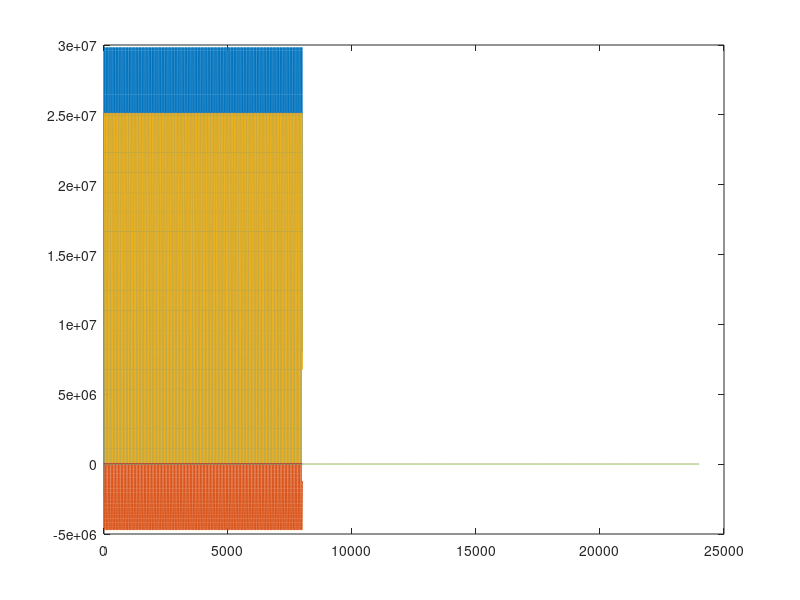

This chart was generated by the following MATLAB code:
clear all;
close all;
clc;

fs = 8000;     % Sampling rate
E = 2E11;       % Young's Modulus
L = 0.40;       % String length
rho = 7850;     % Density of steel [kg/m^3]
c = 21;        % Speed
gamma = c / L;
k = 1/fs;
r = 0.0001;      % String radius
inertia = pi / 4 * r^4;         % Moment of inertia
A = r^2 * pi; % Cross-sectional area
kappa = sqrt((E * inertia) / rho * A * L^4);  % Stiffness

% h = nthroot(k^2 * kappa^2 + 16 * gamma^2 * k^2, 4);
h = sqrt((gamma^2*k^2+sqrt(gamma^4 * k^4 + 16 * kappa^2 * k^2)) / 2);
muSq = (k * kappa / h^2)^2;
lambdaSq = (gamma * k / h);
% lambdaSq + 4 * muSq = 1;

P = 1/3;

n = floor(L / h) + 1;

cosWidth = round(n / 30);
raisedCos = 0.5 * (cos(pi:(2*pi)/cosWidth:3*pi) + 1);
PIdx = floor (P * n);
u = zeros(n, 1);
u(floor(n * P - cosWidth / 2 : ceil(n * P + cosWidth / 2))) = raisedCos;
uPrev = u;
plot (u);
uNext = zeros(n,1);
Dxx = (sparse(2:n, 1:n-1, ones(1, n-1), n, n) + ...
    sparse(1:n, 1:n, -2 * ones(1, n), n, n) + ...
    sparse(1:n-1, 2:n, ones(1, n-1), n, n));
Dxxxx = Dxx * Dxx;

I = sparse(1:n, 1:n, ones(1, n), n, n);
B = 2 * I + lambdaSq * Dxx - muSq * Dxxxx;

Buse = B(3:n-2, 3:n-2);
lengthSound = fs;
out = zeros(lengthSound, 1);

kinEnergy = zeros(lengthSound,1);
potEnergy = zeros(lengthSound,1);

range = 3:n-2;
drawString = false;

for t = 1 : lengthSound
    uNext(range) = B(range, range) * u(range) - uPrev(range);
    out(t) = uNext(length(uNext) - PIdx);
    kinEnergy(t) = 1 / 2 * sum (h * ((1 / k * (u(range) - uPrev(range))).^2));
    potEnergy(t) = c^2 / 2 * sum (1 / h * ...
        (u(range + 1) - u(range)) .* (uPrev(range + 1) - uPrev(range)) + ...
        kappa^2 / 2 *  1 / h^3 * ...
        (u(range + 1) - 2 * u(range) + u(range - 1)) .* ...
        (uPrev(range + 1) - 2 * uPrev(range) + uPrev(range - 1)));
    
    uPrev = u;
    u = uNext;
    if mod(t,2) == 1 && drawString
        plot(uNext);
        ylim([-1 1]);
        drawnow;
    end
end
plot(kinEnergy);
hold on; plot(potEnergy);
totEnergy = kinEnergy + potEnergy;
plot(totEnergy);

plot(out);

for t = 1 : fs * 3
    for x = 3 : length(u) - 2
        uNext(x) = (2 - 2 * lambdaSq - 6 * muSq) * u(x) + ...
                   (lambdaSq + 4 * muSq) * (u(x+1) + u(x-1)) - ...
                    muSq * (u(x-2) + u(x+2)) - uPrev(x);
    end
    out(t) = uNext(PIdx);
    uPrev = u;
    u = uNext;
end
plot(out);